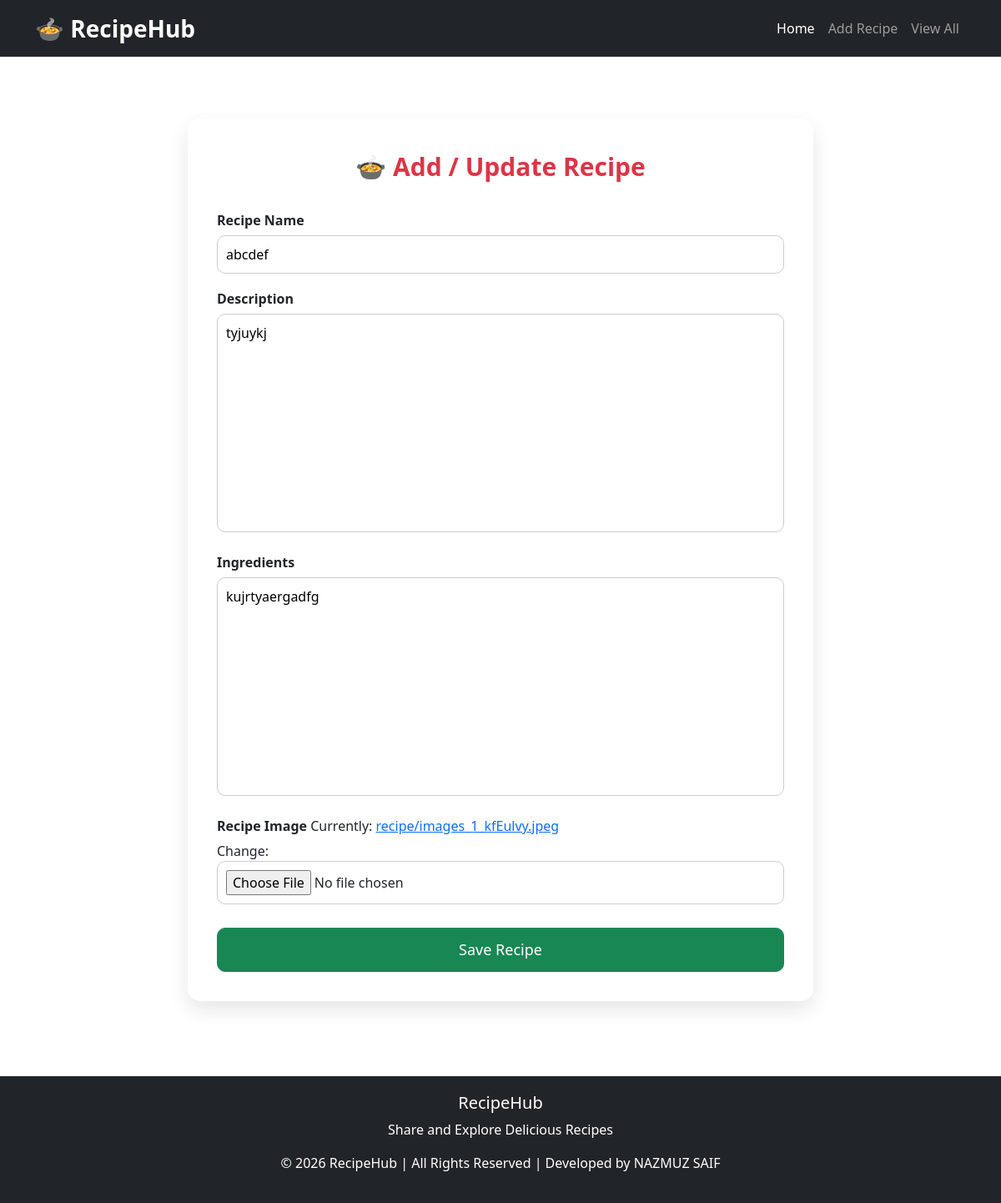
Page /recipe/update/7 on the committed database.
### recipe/models.py (models this page shows, shortened)
class Recipe(models.Model):
    name = models.CharField(max_length=100)
    description = models.TextField()
    ingredients = models.TextField()
    image = models.ImageField(upload_to='recipe/')
    created_at = models.DateTimeField(auto_now_add=True)

### recipe/views.py (the view)
# urls.py: path('update/<int:pk>', views.update, name='update'),
def update(request, pk):
    product = Recipe.objects.get(pk=pk)
    if request.method == 'POST':
        form = RecipeForm(request.POST,request.FILES, instance=product)
        if form.is_valid():
            form.save()
            return redirect('view_recipe')
    else:
        form = RecipeForm(instance=product)
    return render(request, 'forms.html', {'form': form})

### recipe/forms.py
class RecipeForm(forms.ModelForm):
    class Meta:
        model = Recipe
        fields = ['name', 'description', 'ingredients', 'image']

### templates/forms.html (shortened to what this page needs)
{% extends 'base.html' %}
{% block content %}
<div class="container">
    <div class="form-container">
        <div class="form-title">
            🍲 Add / Update Recipe
        </div>
        <form method="POST" enctype="multipart/form-data">
            <div class="form-group">
                <label>Recipe Name</label>
                {{ form.name }}
            </div>
            <div class="form-group">
                <label>Description</label>
                {{ form.description }}
            </div>
            <div class="form-group">
                <label>Ingredients</label>
                {{ form.ingredients }}
            </div>
            <div class="form-group">
                <label>Recipe Image</label>
                {{ form.image }}
            </div>
            <button type="submit" class="btn btn-success btn-submit">
                Save Recipe
            </button>
        </form>
    </div>
</div>
{% endblock %}

### templates/base.html (style rules this page uses)
body { min-height: 100vh; display: flex; flex-direction: column; }

### templates/forms.html (style rules this page uses)
.form-container { max-width: 750px; margin: 50px auto; padding: 35px; background: #fff; border-radius: 15px; box-shadow: 0px 10px 25px rgba(0,0,0,0.1); }
.form-title { text-align: center; font-size: 30px; font-weight: bold; color: #dc3545; margin-bottom: 30px; }
.form-group { margin-bottom: 18px; }
label { font-weight: 600; margin-bottom: 6px; }
input, textarea, select { width: 100%; padding: 10px; border-radius: 10px; border: 1px solid #ccc; outline: none; }
textarea { min-height: 120px; resize: none; }
.btn-submit { width: 100%; padding: 12px; font-size: 18px; border-radius: 10px; margin-top: 10px; }

### rows in the picture
Recipe: name "abcdef", description "tyjuykj", ingredients "kujrtyaergadfg"
